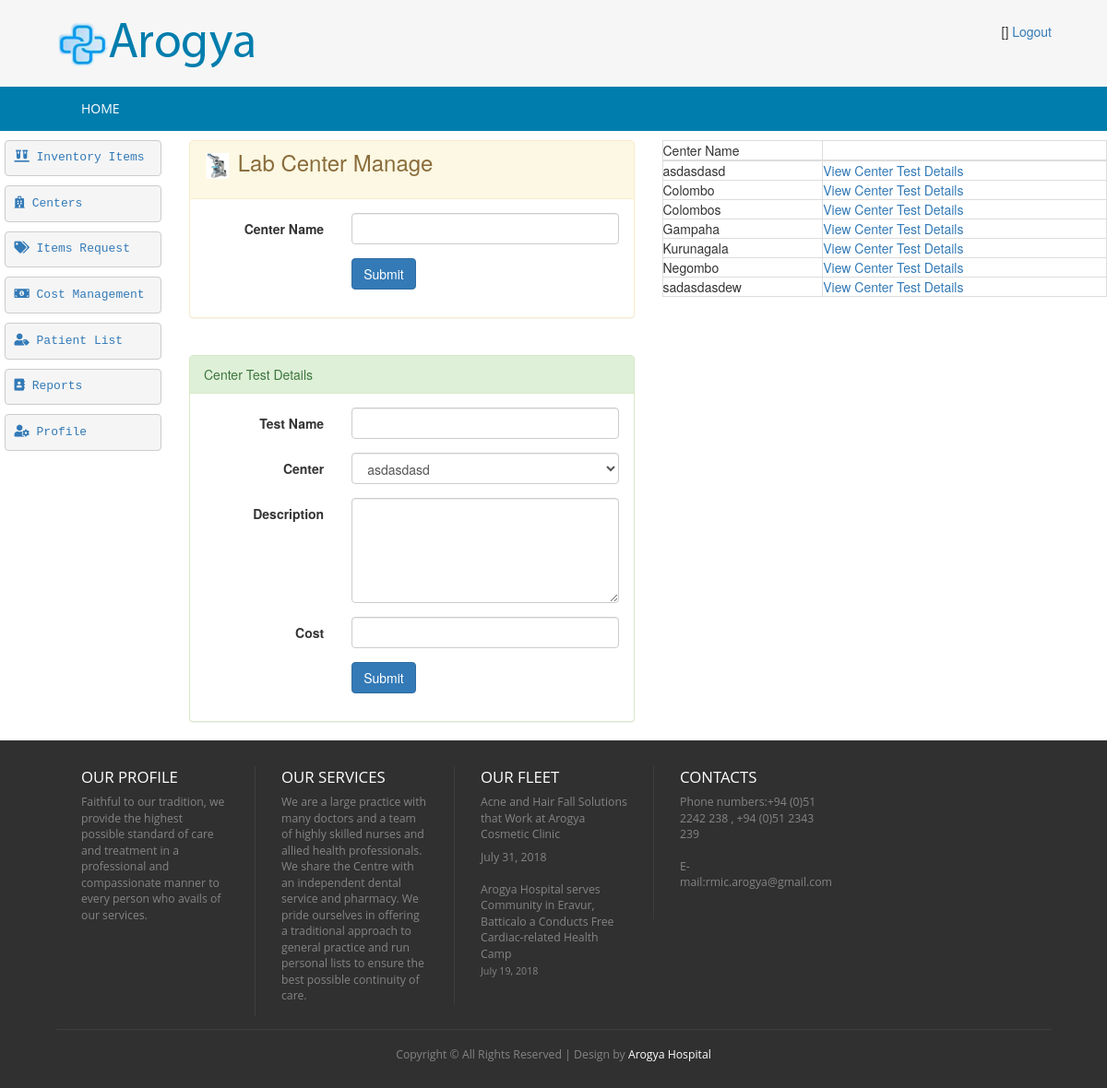
The page /index.php/lab_controller/loadLabCenterManage on the database its author committed.
### tables this page shows
CREATE TABLE `hms_center` (
  `center_name` varchar(20) NOT NULL,
  `id` int(5) NOT NULL AUTO_INCREMENT,
  PRIMARY KEY (`id`),
  UNIQUE KEY `NewIndex1` (`center_name`)
);

### application/controllers/LAB_Controller.php (called while the page is built, shortened)
<?php
class LAB_Controller extends CI_Controller {
    public function loadLabCenterManage() {
        $this->load->model(array('Center'));
        $center = new Center();
        $data['msg'] = '';
        $data['centerList'] = $center->get();
        $this->load->view('lab/lab-center-details', $data);
    }
}

### index.php (called while the page is built, shortened)
<?php
require_once BASEPATH.'core/CodeIgniter.php';

### application/core/my_model.php (called while the page is built, shortened)
<?php
class MY_Model extends CI_Model{
    public function get($limit=0,$offset = 0) {
        if($limit){
            $query = $this->db->get($this::DB_TABLE,$limit,$offset);
        }else{
            $query = $this->db->get($this::DB_TABLE);
        }
        $ret_val = array();
        foreach ($query->result() as $row) {
            $model = new $class;
            $model->populate($row);
            $ret_val[$row->{$this::DB_TABLE_PK}] = $model;
        }
        return $ret_val;
    }
}

### application/views/lab/lab-center-details.php (the view, shortened to what this page needs)
<!DOCTYPE HTML>
<html>
    <head>
        <link href="<?php echo base_url('css/style.css'); ?>" rel="stylesheet" type="text/css"  media="all" />
        <link href="<?php echo base_url('css/bootstrap.css'); ?>" rel="stylesheet" type="text/css"/>
        <link rel="stylesheet" href="<?php echo base_url('css/responsiveslides.css') ?>">
        <link rel="stylesheet" href="https://use.fontawesome.com/releases/v5.2.0/css/all.css">
    </head>
    <body>
        <div class="header">
            <div class="main-header">
                <div class="wrap">
                </div>
            </div>
            <div class="top-nav">
                <div class="wrap">
                    <ul>
                    </ul>
                </div>
            </div>
        </div>
        <div class="content">
            <div class="row">
                <div class="col-md-2">
                </div>
                <div class="col-md-5">
                    <div class="panel panel-warning">
                        <div class="panel-heading ">
                            <h3> <img src="<?= base_url('/images/icon-lab-center.png') ?>" style="width: 30px" />  Lab Center Manage </h3>
                        </div>
                        <div class="panel-body">
                            <form class="form-horizontal" action="<?php echo base_url('LAB_Controller/setCenter') ?>" method="post">
                                <div class="form-group">
                                    <label for="text" class="control-label col-xs-4">Center Name</label>
                                    <div class="col-xs-8">
                                        <input id="text" name="center_name" type="text" class="form-control">
                                    </div>
                                </div>
                                <div class="form-group row">
                                    <div class="col-xs-offset-4 col-xs-8">
                                        <button name="submit" type="submit" class="btn btn-primary">Submit</button>
                                    </div>
                                </div>
                            </form>
                        </div>
                    </div>
                    <br>
                    <div class="panel panel-success">
                        <div class="panel-heading ">Center Test Details</div>
                        <div class="panel-body">
                            <form class="form-horizontal" action="<?= base_url('LAB_Controller/addCenterTestDetails') ?>" method="post">
                                <div class="form-group">
                                    <label for="" class="control-label col-xs-4">Test Name</label>
                                    <div class="col-xs-8">
                                        <input id="" name="lab_test" required="" type="text" class="form-control">
                                    </div>
                                </div>
                                <div class="form-group">
                                    <label for="select" class="control-label col-xs-4">Center</label>
                                    <div class="col-xs-8">
                                        <select id="select" name="center_name" class="select form-control">
                                            <?php
                                            if ($centerList)
                                                foreach ($centerList as $value) {
                                                    ?>
                                                    <option value="<?= $value->center_name ?>"><?= $value->center_name ?></option>
                                                    <?php
                                                }
                                            ?>
                                        </select>
                                    </div>
                                </div>
                                <div class="form-group">
                                    <label for="textarea" class="control-label col-xs-4">Description</label>
                                    <div class="col-xs-8">
                                        <textarea id="textarea" name="description" cols="40" rows="5" class="form-control"></textarea>
                                    </div>
                                </div>
                                <div class="form-group">
                                    <label for="textarea" class="control-label col-xs-4">Cost</label>
                                    <div class="col-xs-8">
                                        <input id="" name="test_cost" required="" type="number" class="form-control">
                                    </div>
                                </div>
                                <div class="form-group row">
                                    <div class="col-xs-offset-4 col-xs-8">
                                        <button name="submit" type="submit" class="btn btn-primary">Submit</button>
                                    </div>
                                </div>
                            </form>
                        </div>
                    </div>
                </div>
                <div class="col-md-5">
                    <table class="table-bordered" style="width: 100%" >
                        <thead>
                            <tr>
                                <th>Center Name</th>
                                <th></th>
                            </tr>
                        </thead>
                        <tbody>
                            <?php
                            if ($centerList)
                                foreach ($centerList as $value) {
                                    ?>
                                    <tr>
                                        <td><?= $value->center_name ?></td>
                                        <td><a href="<?php echo base_url('LAB_Controller/getTestDetailsForCenters/' . $value->center_name) ?>">View Center Test Details</a></td>
                                    </tr>
                                <?php }
                            ?>
                        </tbody>
                    </table>
                </div>
            </div>
        </div>
    </body>
</html>

### css/style.css (style rules this page uses)
html,body,div,span,applet,object,iframe,h1,h2,h3,h4,h5,h6,p,blockquote,pre,a,abbr,acronym,address,big,cite,code,del,dfn,em,img,ins,kbd,q,s,samp,small,strike,strong,sub,sup,tt,var,b,u,i,dl,dt,dd,ol,nav ul,nav li,fieldset,form,label,legend,table,caption,tbody,tfoot,thead,tr,th,td,article,aside,canvas,details,embed,figure,figcaption,footer,header,hgroup,menu,nav,output,ruby,section,summary,time,mark,audio,video { margin:0;padding:0;border:0;font-size:100%;font:inherit;vertical-align:baseline; }
ol,ul { list-style:none;margin:0px;padding:0px; }
table { border-collapse:collapse;border-spacing:0; }
a { text-decoration:none; }
img { max-width:100%; }
body { background: #F6F6F6; }
.wrap { width:80%; margin:0 auto; }
.main-header { padding: 1.7em 0 1.5em 0; background: #F6F6F6; }
.top-nav { background:#007DAD; }
@media (max-width: 1366px) { .wrap { width:90%; } }

### rows shown on the page
hms_center: center_name "asdasdasd"
hms_center: center_name "Colombo"
hms_center: center_name "Colombos"
hms_center: center_name "Gampaha"
hms_center: center_name "Kurunagala"
hms_center: center_name "Negombo"
hms_center: center_name "sadasdasdew"

### other values the page prints
form field center_name "asdasdasd"
